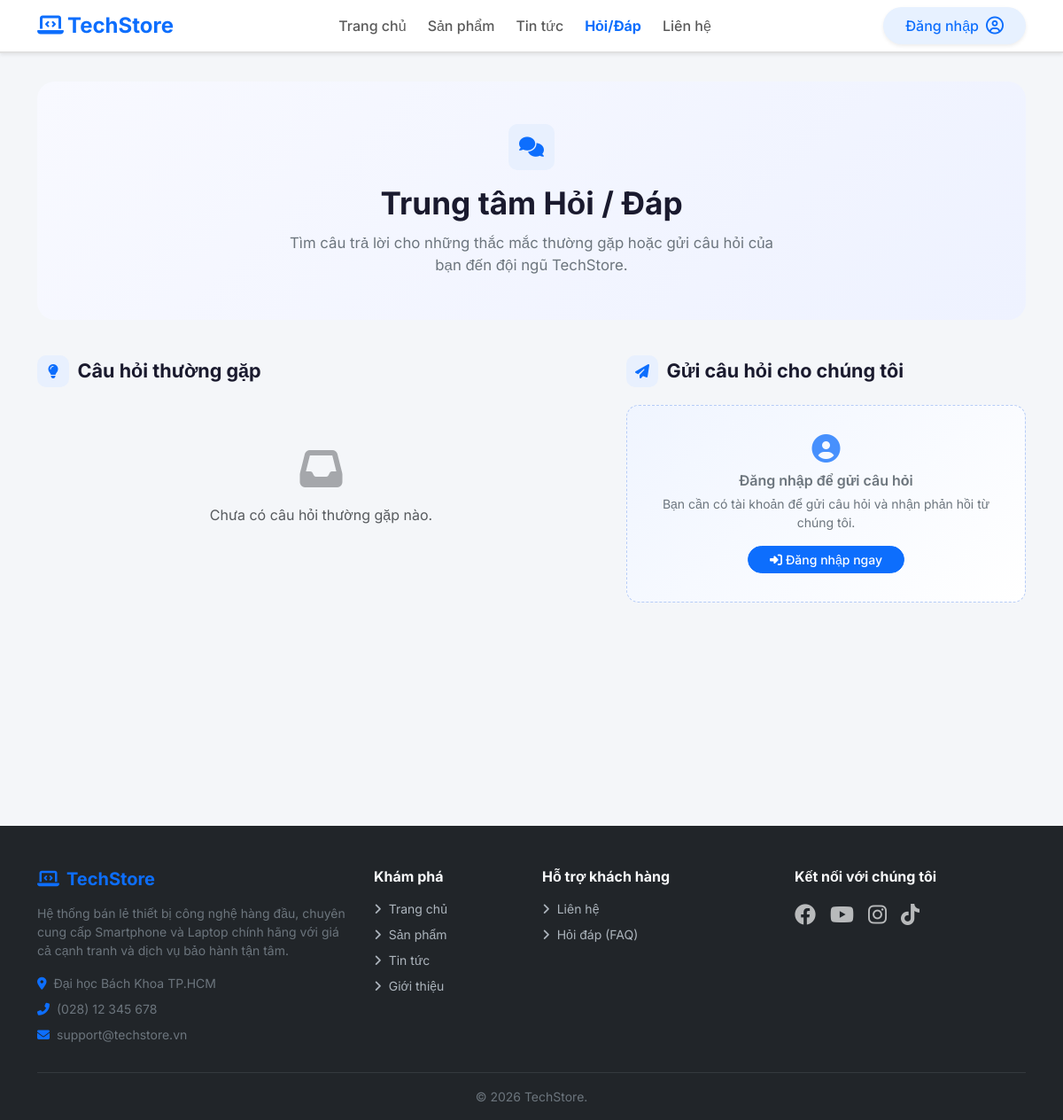
The app's page /faq/index, older data.
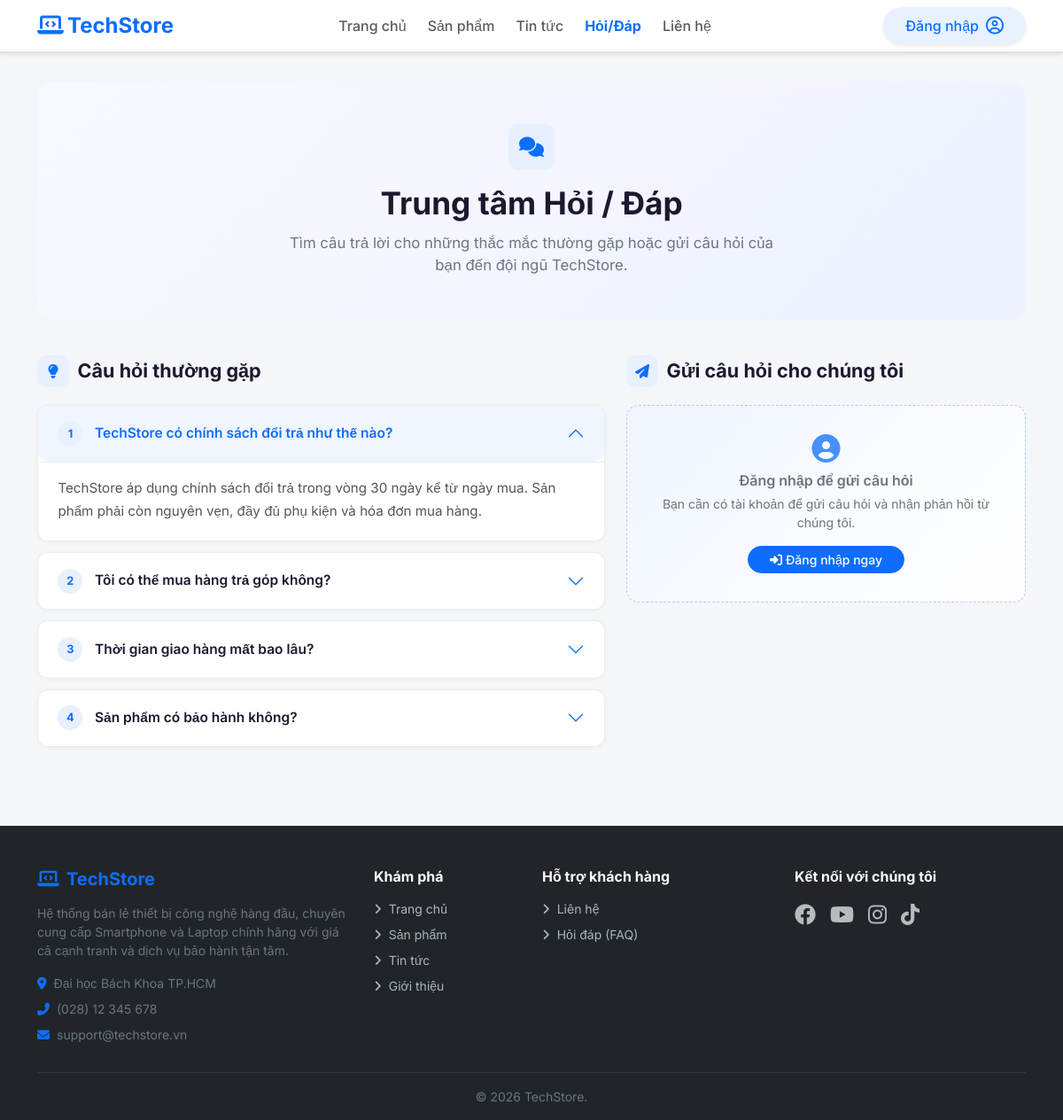
The same page, newer data.
### tables this page shows
CREATE TABLE IF NOT EXISTS faqs (
    id INT AUTO_INCREMENT PRIMARY KEY,
    question TEXT NOT NULL,
    answer TEXT NOT NULL,
    sort_order INT DEFAULT 0,
    is_published TINYINT(1) DEFAULT 1,
    created_at TIMESTAMP DEFAULT CURRENT_TIMESTAMP,
    updated_at TIMESTAMP DEFAULT CURRENT_TIMESTAMP ON UPDATE CURRENT_TIMESTAMP
);

### controllers/FaqController.php (called while the page is built, shortened)
<?php
require_once 'models/Faq.php';
class FaqController
{
    private $faqModel;
    public function __construct()
    {
        $this->faqModel = new Faq();
    }
    public function index()
    {
        $faqs = $this->faqModel->getAllFaqs(true);
        require_once 'views/public/faq.php';
        require_once 'views/layouts/main.php';
    }
}
?>

### models/Faq.php (called while the page is built, shortened)
<?php
require_once 'config/Database.php';
class Faq
{
    private $conn;
    private $table_faqs = "faqs";
    public function __construct()
    {
        $database = new Database();
        $this->conn = $database->getConnection();
    }
    public function getAllFaqs($only_published = false)
    {
        $query = "SELECT * FROM " . $this->table_faqs;
        if ($only_published) {
            $query .= " WHERE is_published = 1";
        }
        $query .= " ORDER BY sort_order ASC, id ASC";
        $stmt = $this->conn->prepare($query);
        if (!$stmt->execute()) return [];
        return $stmt->fetchAll(PDO::FETCH_ASSOC) ?: [];
    }
}
?>

### config/database.php (called while the page is built, shortened)
<?php
class Database
{
    private $host = "localhost";
    private $db_name = "web_btl";
    private $username = "root";
    private $password = "";
    public function getConnection()
    {
        $this->conn = null;
        try {
            $this->conn = new PDO("mysql:host={$this->host};dbname={$this->db_name}", $this->username, $this->password);
            $this->conn->exec("set names utf8");
        } catch (PDOException $exception) {
            echo "Lỗi kết nối CSDL: " . $exception->getMessage();
        }
        return $this->conn;
    }
}
?>

### views/public/faq.php (the view, shortened to what the rows shown need)
<div class="faq-page py-2">
    <div class="faq-hero">
        <h1>Trung tâm Hỏi / Đáp</h1>
    </div>
    <div class="row g-4">
        <div class="col-lg-7">
            <?php if (!empty($faqs)): ?>
                <div class="accordion faq-accordion" id="faqAccordion">
                    <?php foreach ($faqs as $i => $faq): ?>
                        <div class="accordion-item">
                            <h2 class="accordion-header" id="faqHead<?= $faq['id'] ?>">
                                <button class="accordion-button <?= $i > 0 ? 'collapsed' : '' ?>" type="button"
                                    data-bs-toggle="collapse" data-bs-target="#faqCollapse<?= $faq['id'] ?>"
                                    aria-expanded="<?= $i === 0 ? 'true' : 'false' ?>">
                                    <span class="faq-number"><?= $i + 1 ?></span>
                                    <?= htmlspecialchars($faq['question']) ?>
                                </button>
                            </h2>
                            <div id="faqCollapse<?= $faq['id'] ?>"
                                class="accordion-collapse collapse <?= $i === 0 ? 'show' : '' ?>"
                                data-bs-parent="#faqAccordion">
                                <div class="accordion-body">
                                    <?= nl2br(htmlspecialchars($faq['answer'])) ?>
                                </div>
                            </div>
                        </div>
                    <?php endforeach; ?>
                </div>
            <?php endif; ?>
        </div>
    </div>
</div>

Row changes from the older to the newer data that the page shows:
added faqs: question "TechStore có chính sách đổi trả như thế nào?", answer "TechStore áp dụng chính sách đổi trả trong vòng 30 ngày kể từ ngày mua. Sản phẩm phải còn nguyên vẹn, đầy đủ phụ kiện và hóa đơn mua hàng."
added faqs: question "Tôi có thể mua hàng trả góp không?"
added faqs: question "Thời gian giao hàng mất bao lâu?"
added faqs: question "Sản phẩm có bảo hành không?"
Text that changed along with them:
text no longer shown: "Chưa có câu hỏi thường gặp nào."
